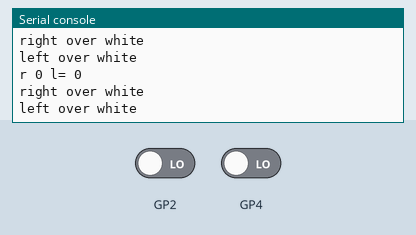
This program was run on a simulated Raspberry Pi Pico running MicroPython. Shown: the last lines printed to the serial console. Inputs (shaded band) come from the test bench; at power-on: GP2 LOW, GP4 LOW.

Above: at 1.2 s.
1.3 s: GP2 driven HIGH
2.8 s: GP4 driven HIGH
At 2.96 s:
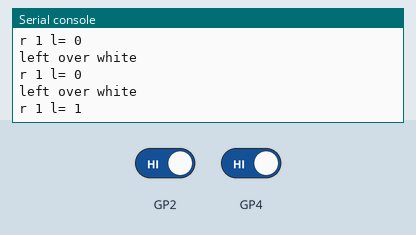
4.3 s: GP2 driven LOW
At 4.57 s:
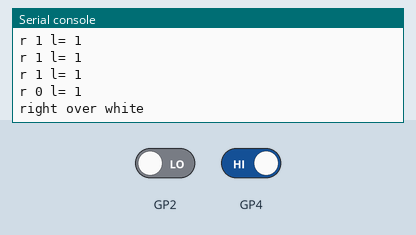

Measured:
- after the input at 2.8 s, the serial console: prints a new line at once (image 1)
- after the input at 4.3 s, the serial console: prints a new line after 0.11 s (image 2)

The program:

read-sensors-print.py
```python
from machine import Pin
from utime import sleep
import config

RIGHT_SENSOR_PIN = config.RIGHT_SENSOR_PIN
LEFT_SENSOR_PIN = config.LEFT_SENSOR_PIN

right_sensor = Pin(RIGHT_SENSOR_PIN)
left_sensor = Pin(LEFT_SENSOR_PIN)

while True:
    r = right_sensor.value()
    l = left_sensor.value()
    print("r", r, "l=", l)
    if r == 0:
        print("right over white")
    if l == 0:
        print("left over white")
    sleep(.2)
```

config.py
```python
# Hardware configuration for the Cytron Maker Pi RP2040
# Line Follower Bot: motors, a speaker, and two digital IR line sensors.

# ---------------------------------------------------------------------------
# Motor driver (H-bridge on GP8-GP11)
# ---------------------------------------------------------------------------
RIGHT_FORWARD_PIN = 11
RIGHT_REVERSE_PIN = 10
LEFT_FORWARD_PIN = 8
LEFT_REVERSE_PIN = 9
MAX_POWER_LEVEL = 65025

# ---------------------------------------------------------------------------
# Piezo speaker
# ---------------------------------------------------------------------------
SPEAKER_PIN = 22

# ---------------------------------------------------------------------------
# IR line sensors (digital, active LOW: 0 = over a light/white surface that
# reflects the IR back, 1 = over a dark/black line that absorbs it)
# ---------------------------------------------------------------------------
RIGHT_SENSOR_PIN = 2
LEFT_SENSOR_PIN = 4
```
